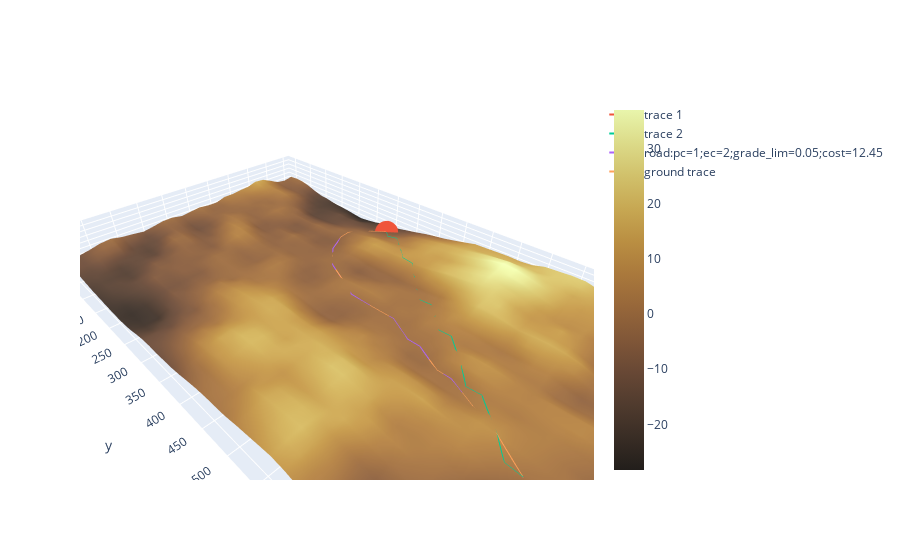
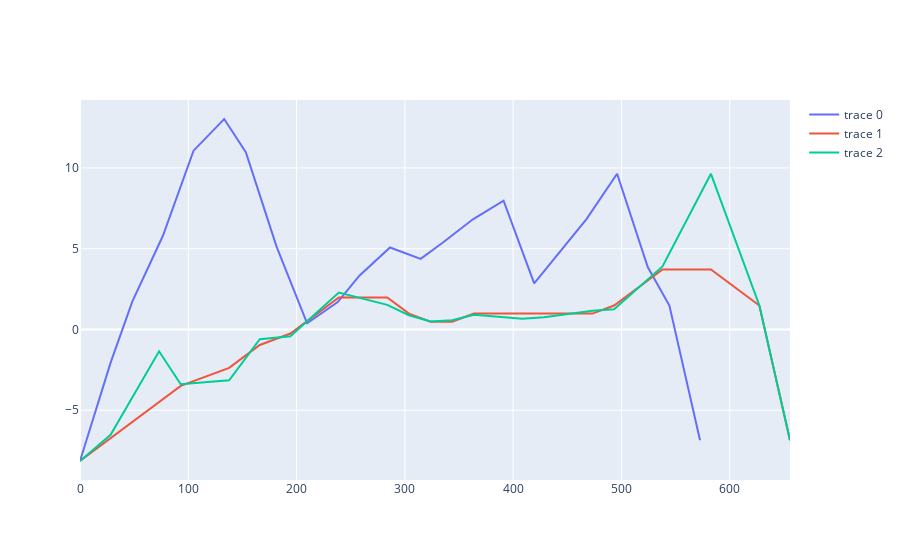
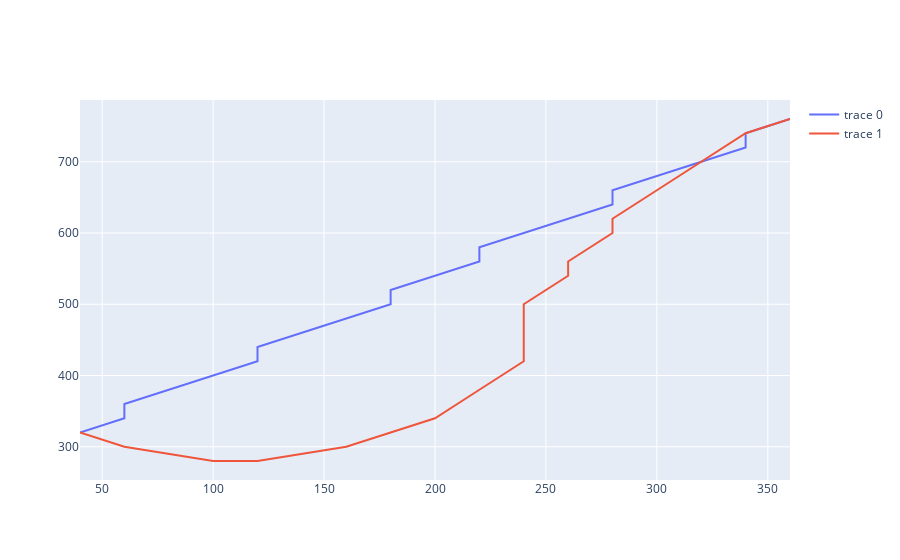

Here is the notebook cell these charts were saved with, in order:
### Code cell
# the complete 3-d model is scaled down by a factor 'gap'
start = (int(yP1/ gap), int(xP1/ gap), Z[int(yP1/ gap)][int(xP1/ gap)]/ gap)
goal = (int(yP2/ gap), int(xP2/ gap), Z[int(yP2/ gap)][int(xP2/ gap)]/ gap)

# INPUT VARIABLES
paving_cost = 1 # in monetary units/ metre^2
earthwork_cost = 2 # in monetary units/ metre^3
carriageway_width = 7 # in metres
grade_lim = 0.05 # slope limit
d_max = 7 # maximum depth of cut/ fill in metres
R = 3
number_of_paths = 1
blocked_nodes = []

for k in range(number_of_paths):
    route, cost = optimal_path(start, goal, nx - 1, ny - 1, paving_cost, earthwork_cost, carriageway_width/ gap, Z/ gap, grade_lim, R, d_max/ gap, blocked_nodes) 
    print(cost)
    for i in range(1, len(route) - 1):
        blocked_nodes.append(route[i][: 2])

    xvals = []
    yvals = []
    zvals = []
    zvals_ground = []
    for i in range(len(route)):
        # points in route need to be rescaled
        xvals.append(gap * route[i][1])
        yvals.append(gap * route[i][0])
        zvals.append(gap * route[i][2])
        zvals_ground.append(Z[route[i][0]][route[i][1]])

    parameters_text = 'pc=' + str(paving_cost) + ';ec=' + str(earthwork_cost) + ';grade_lim=' + str(grade_lim) + ';cost=' + str(round(cost, 3))
    fig.add_trace(go.Scatter3d(x = xvals, y = yvals, z = zvals, name = 'road:' + parameters_text, mode = 'lines'))
    fig.add_trace(go.Scatter3d(x = xvals, y = yvals, z = zvals_ground, name = 'ground trace', mode = 'lines'))
    
    long_length, max_grade, max_depth = get_profile_details(xvals, yvals, zvals, zvals_ground)
    profile.add_trace(go.Scatter(x = long_length, y = zvals))
    profile.add_trace(go.Scatter(x = long_length, y = zvals_ground))
    
    v_proj.add_traces(go.Scatter(x = xvals, y = yvals))
    
fig.show()
profile.show()
v_proj.show()

### Figure 1 — Plotly figure (JSON) as saved in the notebook; plotly's stock layout.template omitted (floating-point values rounded to 4 significant figures; data arrays with more than 128 entries replaced by an {"elided": "..."} marker saying what was removed)
{"data": [{"colorscale": [[0, "rgb(232, 245, 171)"], [0.09091, "rgb(220, 219, 137)"], [0.1818, "rgb(209, 193, 107)"], [0.2727, "rgb(199, 168, 83)"], [0.3636, "rgb(186, 143, 66)"], [0.4545, "rgb(170, 121, 60)"], [0.5455, "rgb(151, 103, 58)"], [0.6364, "rgb(129, 87, 56)"], [0.7273, "rgb(104, 72, 53)"], [0.8182, "rgb(80, 59, 46)"], [0.9091, "rgb(57, 45, 37)"], [1, "rgb(34, 30, 27)"]], "opacity": 1, "reversescale": true, "type": "surface", "x": {"elided": "41x26 int values"}, "y": {"elided": "41x26 int values"}, "z": {"elided": "41x26 float values"}}, {"type": "scatter3d", "x": [360, 40], "y": [760, 320], "z": [-6.851, -8.142]}, {"mode": "lines", "type": "scatter3d", "x": [40, 60, 60, 60, 80, 80, 100, 100, 120, 120, 120, 140, 140, 160, 160, 180, 180, 180, 200, 200, 220, 220, 220, 240, 240, 260, 260, 280, 280, 280, 300, 300, 320, 320, 340, 340, 340, 360], "y": [320, 340, 340, 360, 380, 380, 400, 400, 420, 440, 440, 460, 460, 480, 480, 500, 520, 520, 540, 540, 560, 560, 580, 600, 600, 620, 620, 640, 660, 660, 680, 680, 700, 700, 720, 740, 740, 760], "z": [-8.142, -2.055, -2.055, 1.727, 5.802, 5.802, 11.07, 11.07, 13.03, 10.98, 10.98, 5.146, 5.146, 0.3847, 0.3847, 1.699, 3.331, 3.331, 5.079, 5.079, 4.374, 4.374, 5.357, 6.821, 6.821, 7.972, 7.972, 2.861, 4.509, 4.509, 6.835, 6.835, 9.639, 9.639, 3.869, 1.484, 1.484, -6.851]}, {"mode": "lines", "name": "road:pc=1;ec=2;grade_lim=0.05;cost=12.45", "type": "scatter3d", "x": [40, 60, 100, 120, 160, 180, 200, 220, 240, 240, 240, 240, 240, 260, 260, 280, 280, 300, 320, 340, 360], "y": [320, 300, 280, 280, 300, 320, 340, 380, 420, 440, 460, 480, 500, 540, 560, 600, 620, 660, 700, 740, 760], "z": [-8.142, -6.727, -4.491, -3.491, -2.373, -0.959, -0.2519, 1.984, 1.984, 0.9842, 0.4842, 0.4842, 0.9842, 0.9842, 0.9842, 0.9842, 1.484, 3.72, 3.72, 1.484, -6.851]}, {"mode": "lines", "name": "ground trace", "type": "scatter3d", "x": [40, 60, 100, 120, 160, 180, 200, 220, 240, 240, 240, 240, 240, 260, 260, 280, 280, 300, 320, 340, 360], "y": [320, 300, 280, 280, 300, 320, 340, 380, 420, 440, 460, 480, 500, 540, 560, 600, 620, 660, 700, 740, 760], "z": [-8.142, -6.516, -1.349, -3.389, -3.142, -0.6035, -0.4145, 2.283, 1.525, 0.8811, 0.4961, 0.5681, 0.9137, 0.6716, 0.759, 1.165, 1.254, 3.902, 9.639, 1.484, -6.851]}], "layout": {"scene": {"aspectmode": "data", "xaxis": {"nticks": 26}, "yaxis": {"nticks": 41}}}}

### Figure 2 — Plotly figure (JSON) as saved in the notebook; plotly's stock layout.template omitted (floating-point values rounded to 4 significant figures)
{"data": [{"type": "scatter", "x": [0, 28.28, 28.28, 48.28, 76.57, 76.57, 104.9, 104.9, 133.1, 153.1, 153.1, 181.4, 181.4, 209.7, 209.7, 238.0, 258.0, 258.0, 286.3, 286.3, 314.6, 314.6, 334.6, 362.8, 362.8, 391.1, 391.1, 419.4, 439.4, 439.4, 467.7, 467.7, 496.0, 496.0, 524.3, 544.3, 544.3, 572.5], "y": [-8.142, -2.055, -2.055, 1.727, 5.802, 5.802, 11.07, 11.07, 13.03, 10.98, 10.98, 5.146, 5.146, 0.3847, 0.3847, 1.699, 3.331, 3.331, 5.079, 5.079, 4.374, 4.374, 5.357, 6.821, 6.821, 7.972, 7.972, 2.861, 4.509, 4.509, 6.835, 6.835, 9.639, 9.639, 3.869, 1.484, 1.484, -6.851]}, {"type": "scatter", "x": [0, 28.28, 73.01, 93.01, 137.7, 166.0, 194.3, 239.0, 283.7, 303.7, 323.7, 343.7, 363.7, 408.5, 428.5, 473.2, 493.2, 537.9, 582.6, 627.3, 655.6], "y": [-8.142, -6.727, -4.491, -3.491, -2.373, -0.959, -0.2519, 1.984, 1.984, 0.9842, 0.4842, 0.4842, 0.9842, 0.9842, 0.9842, 0.9842, 1.484, 3.72, 3.72, 1.484, -6.851]}, {"type": "scatter", "x": [0, 28.28, 73.01, 93.01, 137.7, 166.0, 194.3, 239.0, 283.7, 303.7, 323.7, 343.7, 363.7, 408.5, 428.5, 473.2, 493.2, 537.9, 582.6, 627.3, 655.6], "y": [-8.142, -6.516, -1.349, -3.389, -3.142, -0.6035, -0.4145, 2.283, 1.525, 0.8811, 0.4961, 0.5681, 0.9137, 0.6716, 0.759, 1.165, 1.254, 3.902, 9.639, 1.484, -6.851]}], "layout": {}}

### Figure 3 — Plotly figure (JSON) as saved in the notebook; plotly's stock layout.template omitted (floating-point values rounded to 4 significant figures)
{"data": [{"type": "scatter", "x": [40, 60, 60, 60, 80, 80, 100, 100, 120, 120, 120, 140, 140, 160, 160, 180, 180, 180, 200, 200, 220, 220, 220, 240, 240, 260, 260, 280, 280, 280, 300, 300, 320, 320, 340, 340, 340, 360], "y": [320, 340, 340, 360, 380, 380, 400, 400, 420, 440, 440, 460, 460, 480, 480, 500, 520, 520, 540, 540, 560, 560, 580, 600, 600, 620, 620, 640, 660, 660, 680, 680, 700, 700, 720, 740, 740, 760]}, {"type": "scatter", "x": [40, 60, 100, 120, 160, 180, 200, 220, 240, 240, 240, 240, 240, 260, 260, 280, 280, 300, 320, 340, 360], "y": [320, 300, 280, 280, 300, 320, 340, 380, 420, 440, 460, 480, 500, 540, 560, 600, 620, 660, 700, 740, 760]}], "layout": {}}
